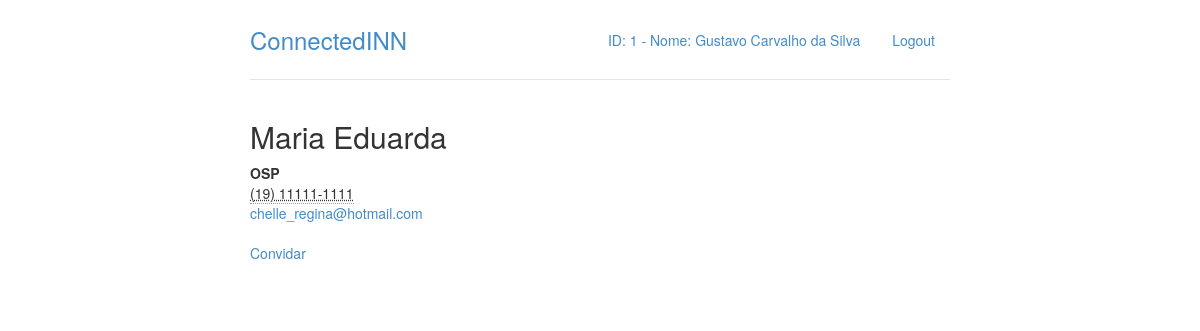
Screenshot of /perfis/3 (signed in) with the database file from the repository.
### perfis/models.py (models this page shows, shortened)
class Perfil(models.Model):
    nome = models.CharField(max_length=255, null=False)
    telefone = models.CharField(max_length=15, null=False)
    nome_empresa = models.CharField(max_length=255, null=False)
    contatos = models.ManyToManyField('self')  # Auto relacionamento com ele mesmo
    usuario = models.OneToOneField(User, related_name="perfil")
    @property
    def email(self):
        return self.usuario.email

### perfis/views.py (the view)
# urls.py: url(r'^perfis/(?P<perfil_id>\d+)$', views.exibir, name='exibir'),
@login_required
def exibir(request, perfil_id):
    perfil = Perfil.objects.get(id=perfil_id)
    perfil_logado = get_perfil_logado(request)
    ja_eh_contato = perfil in perfil_logado.contatos.all()
    return render(
        request, 'perfil.html',
        {
            "perfil": perfil,
            "ja_eh_contato": ja_eh_contato,
            'perfil_logado': get_perfil_logado(request)
        }
    )

### perfis/views.py (called while the page is built)
@login_required
def get_perfil_logado(request):
    return request.user.perfil

### perfis/templates/perfil.html
{% extends "base.html" %}
{% block body %}
<div class="row">
    <div class="col-lg-12">
        <h2 style="margin-top: 0">{{perfil.nome}}</h2>
        <address>
            <strong>{{perfil.nome_empresa}}</strong> <br/>
            <abbr title="Telefone">{{perfil.telefone}}</abbr> <br/>
            <a href="mailto: {{perfil.email}}">{{perfil.email}}</a> <br/>
        </address>
        {% if ja_eh_contato %}
        <div class="well well-sm">Vocês estão conectados!</div>
        {% else %}
        <a href="{% url 'convidar' perfil.id %}">Convidar</a>
        {% endif %}
    </div>
</div>
{% endblock %}

### perfis/templates/base.html (shortened to what this page needs)
{% load staticfiles %}
<!DOCTYPE html>
<html lang="pt-br">
<head>
    <link rel="stylesheet" href="{% static 'styles/bootstrap.css' %}">
    <link rel="stylesheet" href="{% static 'styles/main.css' %}">
</head>
<body>
<div class="container">
    <div class="header">
        <ul class="nav nav-pills pull-right">
            <li>
                <a href="{% url 'exibir' perfil_logado.id %}">
                    ID: {{ perfil_logado.id }} - Nome: {{ perfil_logado.nome }}
                </a>
            </li>
            <li><a href="{% url 'logout' %}">Logout</a></li>
        </ul>
        <h3 class="text-muted">
            <a href="{% url 'index' %}">ConnectedINN</a>
        </h3>
    </div>
    <div class="row content">
        {% block body%}
        {% endblock %}
    </div>
</div>
</body>
</html>

### perfis/static/styles/main.css (style rules this page uses)
body { padding-top: 20px; padding-bottom: 20px; }
.header, .content, .footer { padding-left: 15px; padding-right: 15px; }
.header { border-bottom: 1px solid #e5e5e5; }
.header h3 { margin-top: 0; margin-bottom: 0; line-height: 40px; padding-bottom: 19px; }
@media (min-width: 768px) { .container { max-width: 730px; } }
.content { margin: 40px 0; }
@media screen and (min-width: 768px) { .header, .content, .footer { padding-left: 0; padding-right: 0; } }
@media screen and (min-width: 768px) { .header { margin-bottom: 30px; } }

### rows the page displays
Perfil: id "1", nome "Gustavo Carvalho da Silva"
Perfil: nome "Maria Eduarda", nome_empresa "OSP", telefone "(19) 11111-1111", email "chelle_regina@hotmail.com"
